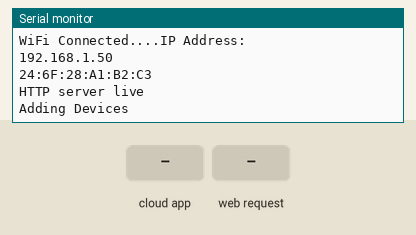
Simulated run of this sketch. Board: ESP8266 (NodeMCU). Shown: the last lines printed to the serial monitor. The inputs (shaded band) are chosen by the test bench. WiFi joins after 1.5 s; servers stay silent unless stated.

Above: at 2.7 s.
2.8 s: the phone or cloud app sets Hearth to 0
At 3.8 s:
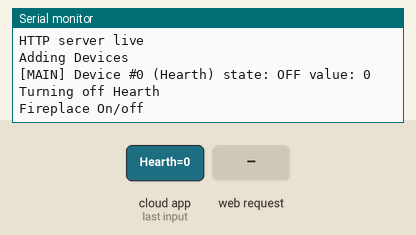
4.3 s: the phone or cloud app sets Screen to 0
At 4.9 s:
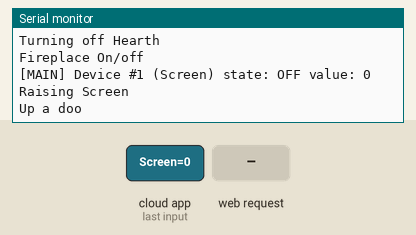
5.8 s: HTTP request GET /screenDown received
At 7.0 s:
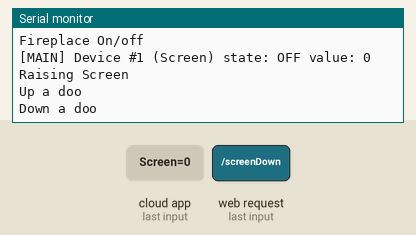
7.3 s: the phone or cloud app sets Hearth to 1
At 8.4 s:
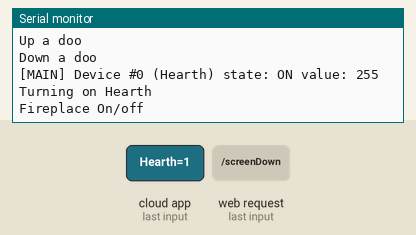
8.8 s: the phone or cloud app sets Screen to 1
At 9.5 s:
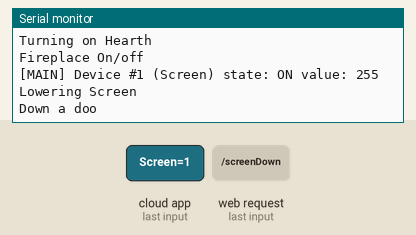
10.3 s: HTTP request GET /screenStop received
At 10.7 s:
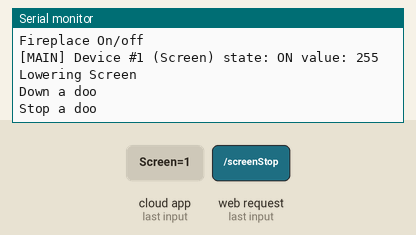

Measured:
- after the input at 2.8 s, the serial monitor: prints a new line at once (image 1)
- after the input at 4.3 s, the serial monitor: prints a new line at once (image 2)
- after the input at 5.8 s, the serial monitor: prints a new line at once (image 3)
- after the input at 7.3 s, the serial monitor: prints a new line at once (image 4)
- after the input at 8.8 s, the serial monitor: prints a new line at once (image 5)
- after the input at 10.3 s, the serial monitor: prints a new line at once (image 6)

The sketch:

Fireplace-Screen.ino
```cpp
#include <ESP8266WiFi.h>
#include <ESPAsyncTCP.h>
#include <fauxmoESP.h>
#include <WiFiClient.h>
#include <ESP8266WebServer.h>
#include <ESP8266mDNS.h>
#include <IRremoteESP8266.h>
#include <IRsend.h>
#include <RCSwitch.h>

#define ledPin 2
const uint16_t kIrLed = 5;  //Pin D1 for IR led
const uint16_t radio = 4; //Pin D2 for radio transmit


fauxmoESP fauxmo;
ESP8266WebServer server(81);
IRsend irsend(kIrLed);
RCSwitch rf = RCSwitch();

void setup() {
  Serial.begin(115200);
  irsend.begin();

  rf.enableTransmit(radio);
  rf.setProtocol(1);

  if (setupNetwork()) {
    // Setup fauxmo
     Serial.println("Adding Devices");
     fauxmo.setPort(80);
     fauxmo.enable(true);
     // Add devices here
     fauxmo.addDevice("Hearth");
     fauxmo.addDevice("Screen");

    // Set a callback function for when a device is found
     fauxmo.onSetState([](unsigned char device_id, const char * device_name, bool state, unsigned char value) {
        Serial.printf("[MAIN] Device #%d (%s) state: %s value: %d\n", device_id, device_name, state ? "ON" : "OFF", value);
        if (strcmp(device_name, "Hearth") == 0) {
          if (state) {
            Serial.println("Turning on Hearth");
            fireplaceOnOff();
          }
          else {
            Serial.println("Turning off Hearth");
            fireplaceOnOff();
          }
       }
       if (strcmp(device_name, "Screen") == 0) {
        if (state) {
          Serial.println("Lowering Screen");
          screenDown();
        }
        else {
          Serial.println("Raising Screen");
          screenUp();
        }
       }
     });

  }
}
void loop() {
  fauxmo.handle();
  server.handleClient();


}

boolean setupNetwork() {
  // Let us connect to WiFi
  WiFi.mode(WIFI_STA);
  String ssid = "<Wifi-Network-Name>";
  String password = "<Wifi-Network-Password>";
  WiFi.begin(ssid, password);
  while (WiFi.status() != WL_CONNECTED) {
    delay(500);
    Serial.print(".");
  }
  Serial.println(".......");
  Serial.println("WiFi Connected....IP Address:");

  Serial.println(WiFi.localIP());
    Serial.println(WiFi.macAddress());


  routeServer();
  server.enableCORS(true);
  server.begin();
  Serial.println("HTTP server live");

  return true;
}

//Server Routing
void routeServer () {
  server.on("/", HTTP_GET, []() {
        server.send(200, F("text/html"),
            F("ESP8266 Controller Basement"));
    });

  server.on("/screenUp", HTTP_GET, screenUp);
  server.on("/screenDown", HTTP_GET, screenDown);
  server.on("/screenStop", HTTP_GET, screenStop);

  server.on("/fireplaceOn", HTTP_GET, fireplaceOnOff);
  server.on("/fireplaceHeat", HTTP_GET, fireplaceHeat);
  server.on("/fireplaceTimer", HTTP_GET, fireplaceTimer);
  server.on("/fireplaceDimmer", HTTP_GET, fireplaceDimmer);
  server.on("/fireplaceSpeed", HTTP_GET, fireplaceSpeed);
  server.on("/fireplaceA", HTTP_GET, fireplaceA);
  server.on("/fireplaceB", HTTP_GET, fireplaceB);

  server.onNotFound(handleNotFound);
}

void handleNotFound()
{
    if (server.method() == HTTP_OPTIONS)
    {
        server.sendHeader("Access-Control-Allow-Origin", "*");
        server.sendHeader("Access-Control-Max-Age", "10000");
        server.sendHeader("Access-Control-Allow-Methods", "PUT,POST,GET,OPTIONS");
        server.sendHeader("Access-Control-Allow-Headers", "*");
        server.send(204);
    }
    else
    {
        server.send(404, "text/plain", "");
    }
}


//Fireplace Commands
void fireplaceOnOff() {
  Serial.println("Fireplace On/off");
  server.send(200, "text/plain", "On/off");
  irsend.sendNEC(0x10EF8877, 32, 3);
  delay(500);
}

void fireplaceHeat() {
  Serial.println("Heat");
  server.send(200, "text/plain", "Heat");
  irsend.sendNEC(0x10EF28D7, 32, 3);
  delay(500);
}

void fireplaceTimer() {
  Serial.println("Timer");
  server.send(200, "text/plain", "Timer");
  irsend.sendNEC(0x10EFC837, 32, 3);
  delay(500);
}

void fireplaceDimmer() {
  Serial.println("Dimmer");
  server.send(200, "text/plain", "Dimmer");
  irsend.sendNEC(0x10EF48B7, 32, 3);
  delay(500);
}

void fireplaceSpeed() {
  Serial.println("Speed");
  server.send(200, "text/plain", "Speed");
  irsend.sendNEC(0x10EFA857, 32, 3);
  delay(500);
}

void fireplaceA() {
  Serial.println("Color A");
  server.send(200, "text/plain", "A");
  irsend.sendNEC(0x10EFB04F, 32, 3);
  delay(500);
}

void fireplaceB() {
  Serial.println("Color B");
  server.send(200, "text/plain", "B");
  irsend.sendNEC(0x10EF708F, 32, 3);
  delay(500);
}

//Screen Commands
void screenUp() {
  server.send(200, "text/plain", "Screen Up");
  Serial.println("Up a doo");
  rf.send(6582737, 24);
  delay(300);
  rf.send(6582737, 24);
}

void screenDown() {
  server.send(200, "text/plain", "Screen Down");
  Serial.println("Down a doo");
  rf.send(6582740, 24);
  delay(300);
  rf.send(6582740, 24);
}

void screenStop() {
  server.send(200, "text/plain", "Screen Stop");
  Serial.println("Stop a doo");
  rf.send(6582738, 24);
}
```
